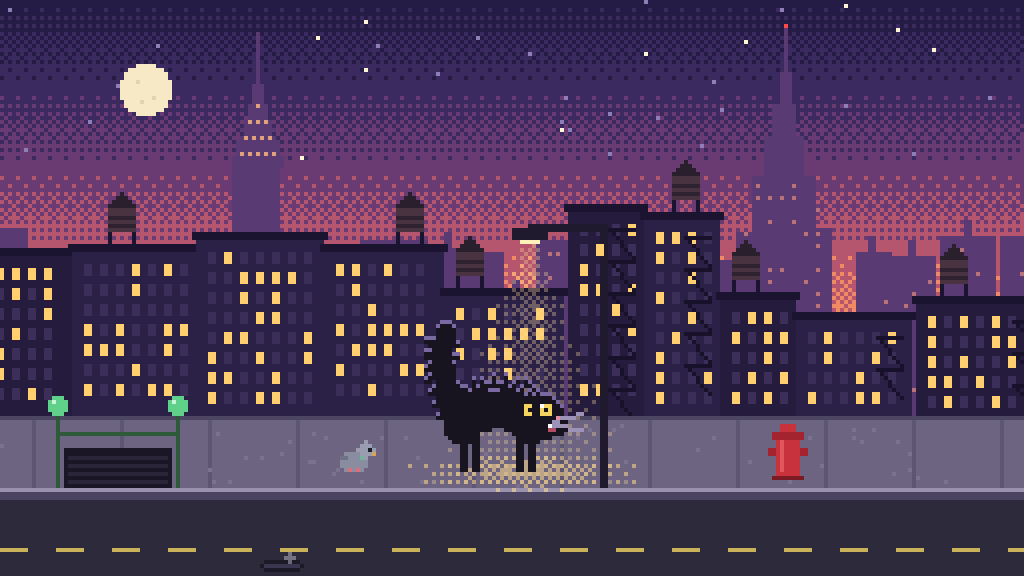
Frame 1 (no input)
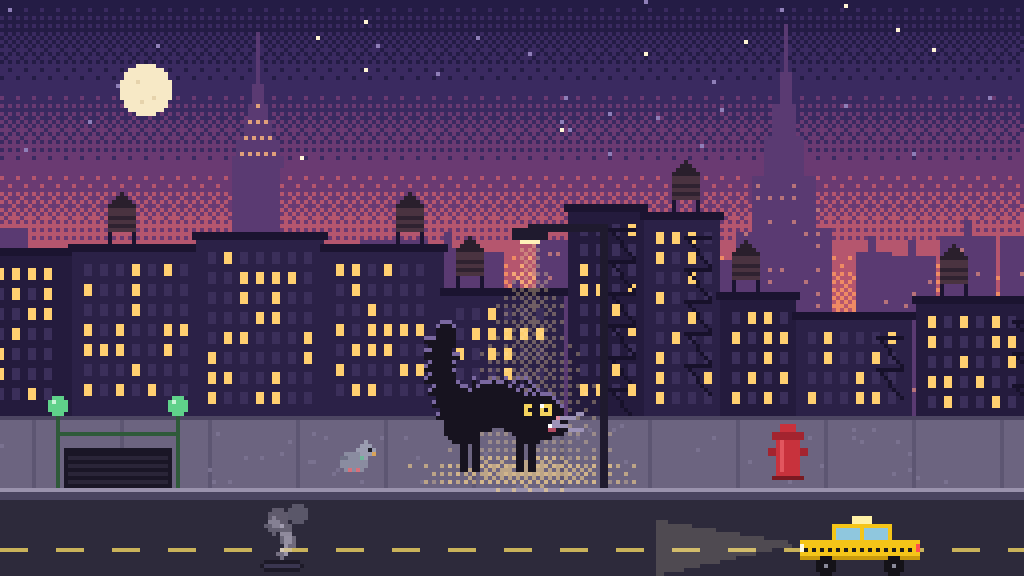
Frame 60 (no input)
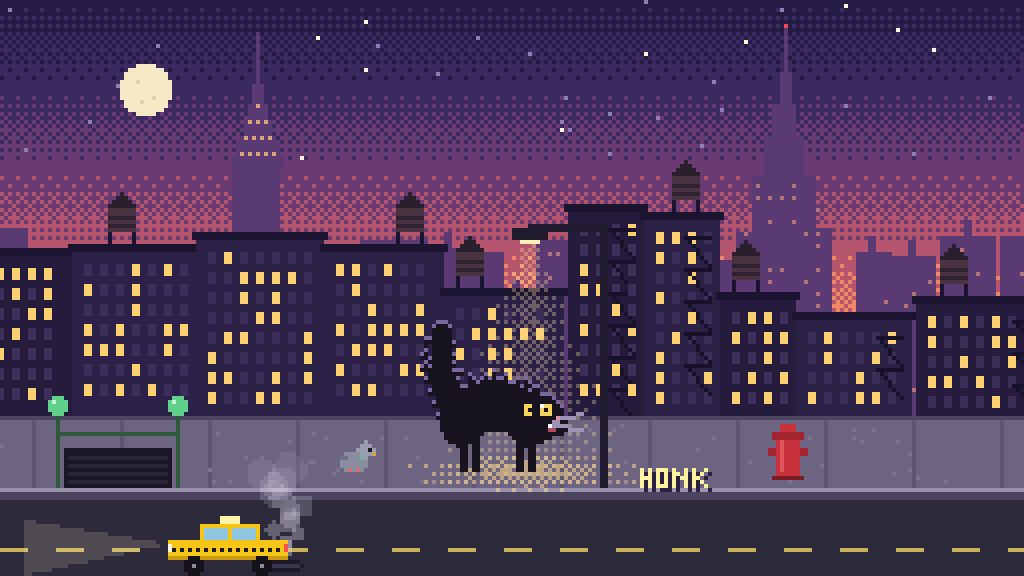
Frame 120 (the mouse pressed at the canvas centre since frame 60)

The p5.js sketch that drew these frames (run headless with seeded random() and noise() and a simulated clock; from frame 60 on, the mouse is pressed at the canvas centre):

// p5.js sketch
// ── sketch.js
// Sesame — a small black cat whose fur tells you how it feels about where it is.
// p5.js port: 256×144 low-res canvas, scaled up with noSmooth() + pixelated CSS.
// Controls: 1–4 or ←/→ switch scenes, Space toggles the auto tour.

const W = 256, H = 144;
const DWELL = 10;          // seconds per scene while touring
const TRANS_DUR = 0.9;     // dissolve length in seconds
const RM = window.matchMedia && matchMedia('(prefers-reduced-motion: reduce)').matches;

let g;                     // current draw target (a p5.Graphics)
let ALPHA = 1;             // global alpha for pixel fills
let bufA, bufB;            // offscreen buffers for the dissolve
let THR;                   // per-pixel dissolve thresholds
const BG = {};
let fireGlow;

/* ---------- pixel primitives ---------- */
const rd = Math.round;
const colCache = {};
function rgb(c) {
  let v = colCache[c];
  if (!v) { const n = parseInt(c.slice(1), 16); v = colCache[c] = [n >> 16, n >> 8 & 255, n & 255]; }
  return v;
}
// p5's fill() builds a color object each call, so skip it when nothing changed
function F(c) {
  const k = c + '|' + ALPHA;
  if (g._sesFill === k) return;
  g._sesFill = k;
  const v = rgb(c);
  g.fill(v[0], v[1], v[2], ALPHA * 255);
}
function R(x, y, w, h, c) { if (c) F(c); g.rect(rd(x), rd(y), w, h); }
function P(x, y, c) { R(x, y, 1, 1, c); }
function disc(cx, cy, r, c) {
  F(c); const x0 = rd(cx), y0 = rd(cy), rr = (r + .5) * (r + .5), ri = Math.ceil(r);
  for (let dy = -ri; dy <= ri; dy++) { const q = rr - dy * dy; if (q < 0) continue; const hw = Math.floor(Math.sqrt(q)); g.rect(x0 - hw, y0 + dy, hw * 2 + 1, 1); }
}
function ell(cx, cy, rx, ry, c) {
  F(c); const x0 = rd(cx), y0 = rd(cy), ri = rd(ry);
  for (let dy = -ri; dy <= ri; dy++) { const k = dy / (ry + .5), q = 1 - k * k; if (q < 0) continue; const hw = rd(rx * Math.sqrt(q)); g.rect(x0 - hw, y0 + dy, hw * 2 + 1, 1); }
}
function tri(x1, y1, x2, y2, x3, y3, c) {
  F(c); const p = [[x1, y1], [x2, y2], [x3, y3]];
  const y0 = Math.floor(Math.min(y1, y2, y3)), yE = Math.ceil(Math.max(y1, y2, y3));
  for (let y = y0; y < yE; y++) {
    const sy = y + .5; let lo = 1e9, hi = -1e9;
    for (let i = 0; i < 3; i++) {
      const [ax, ay] = p[i], [bx, by] = p[(i + 1) % 3];
      if ((sy >= ay && sy < by) || (sy >= by && sy < ay)) { const x = ax + (sy - ay) * (bx - ax) / (by - ay); if (x < lo) lo = x; if (x > hi) hi = x; }
    }
    if (lo <= hi) { const a = rd(lo), b = rd(hi); g.rect(a, y, Math.max(1, b - a), 1); }
  }
}
// Bresenham line (named ln so it doesn't shadow p5's line())
function ln(x0, y0, x1, y1, c) {
  F(c); x0 = rd(x0); y0 = rd(y0); x1 = rd(x1); y1 = rd(y1);
  let dx = Math.abs(x1 - x0), sx = x0 < x1 ? 1 : -1, dy = -Math.abs(y1 - y0), sy = y0 < y1 ? 1 : -1, e = dx + dy;
  for (let i = 0; i < 300; i++) {
    g.rect(x0, y0, 1, 1); if (x0 === x1 && y0 === y1) break;
    const e2 = 2 * e; if (e2 >= dy) { e += dy; x0 += sx; } if (e2 <= dx) { e += dx; y0 += sy; }
  }
}
const qb = (a, b, c, t) => { const u = 1 - t; return u * u * a + 2 * u * t * b + t * t * c; };
function tube(x0, y0, x1, y1, x2, y2, r0, r1, c, n = 14) { for (let i = 0; i <= n; i++) { const t = i / n; disc(qb(x0, x1, x2, t), qb(y0, y1, y2, t), r0 + (r1 - r0) * t, c); } }
const BY = [[0, 8, 2, 10], [12, 4, 14, 6], [3, 11, 1, 9], [15, 7, 13, 5]];
const bay = (x, y) => (BY[y & 3][x & 3] + .5) / 16;
// Ordered-dither gradient, written straight into the pixel array
function bands(cols, y0, y1) {
  g.loadPixels(); const px = g.pixels;
  for (let y = y0; y < y1; y++) {
    const f = (y - y0) / (y1 - y0) * (cols.length - 1), i = Math.min(cols.length - 2, Math.floor(f)), fr = f - i;
    const ca = rgb(cols[i]), cb = rgb(cols[i + 1]);
    for (let x = 0; x < W; x++) {
      const v = bay(x, y) < fr ? cb : ca, j = 4 * (y * W + x);
      px[j] = v[0]; px[j + 1] = v[1]; px[j + 2] = v[2]; px[j + 3] = 255;
    }
  }
  g.updatePixels();
}
function glowE(rx, ry, col, pow = 2) {
  const gr = createGraphics(rx * 2, ry * 2); gr.pixelDensity(1); gr.loadPixels();
  const v = rgb(col), w = rx * 2;
  for (let yy = 0; yy < ry * 2; yy++) for (let xx = 0; xx < w; xx++) {
    const d = Math.hypot((xx - rx + .5) / rx, (yy - ry + .5) / ry);
    if (d < 1 && bay(xx, yy) < Math.pow(1 - d, pow) * 1.1) { const j = 4 * (yy * w + xx); gr.pixels[j] = v[0]; gr.pixels[j + 1] = v[1]; gr.pixels[j + 2] = v[2]; gr.pixels[j + 3] = 255; }
  }
  gr.updatePixels(); return gr;
}
function rng(s) { return () => { s |= 0; s = s + 0x6D2B79F5 | 0; let t = Math.imul(s ^ s >>> 15, 1 | s); t = t + Math.imul(t ^ t >>> 7, 61 | t) ^ t; return ((t ^ t >>> 14) >>> 0) / 4294967296; }; }
const hash = n => { const s = Math.sin(n * 127.1 + 311.7) * 43758.5453; return s - Math.floor(s); };
const clamp = (v, a, b) => v < a ? a : v > b ? b : v;
const ss = (a, b, x) => { const t = clamp((x - a) / (b - a), 0, 1); return t * t * (3 - 2 * t); };
function mixHex(a, b, t) {
  const pa = rgb(a), pb = rgb(b);
  return '#' + ((1 << 24) | (rd(lerp(pa[0], pb[0], t)) << 16) | (rd(lerp(pa[1], pb[1], t)) << 8) | rd(lerp(pa[2], pb[2], t))).toString(16).slice(1);
}
function mk() { const b = createGraphics(W, H); b.pixelDensity(1); b.noSmooth(); b.noStroke(); return b; }

/* tiny bitmap glyphs */
const G = {
  H: ['101', '101', '111', '101', '101'], O: ['111', '101', '101', '101', '111'], N: ['1001', '1101', '1011', '1001', '1001'], K: ['1001', '1010', '1100', '1010', '1001'],
  '!': ['1', '1', '1', '0', '1'], heart: ['01010', '11111', '11111', '01110', '00100'], note: ['0110', '0101', '0100', '1100', '1100'],
  check: ['00001', '00011', '10110', '11100', '01000']
};
function glyph(k, x, y, c, s = 1) {
  const rows = G[k]; F(c);
  for (let j = 0; j < rows.length; j++) for (let i = 0; i < rows[j].length; i++) if (rows[j][i] === '1') g.rect(rd(x) + i * s, rd(y) + j * s, s, s);
  return rows[0].length * s;
}
function pixText(str, x, y, c) { let cx = x; for (const ch of str) cx += glyph(ch, cx, y, c) + 1; }

/* ---------- Sesame ---------- */
const CAT = '#17131f', EYE = '#f4d35e', NOSE = '#e58fa0', EARPK = '#4a2638', WHISK = '#9d93b8', BLUSH = '#c9607c', GLASS = '#d8b36a';
function eye(type, x, y) {
  switch (type) {
    case 'open': R(x, y, 3, 2, EYE); R(x + 1, y, 1, 2, CAT); break;
    case 'half': R(x, y + 1, 3, 1, EYE); P(x + 1, y + 1, CAT); break;
    case 'closed': R(x, y + 1, 3, 1, WHISK); break;
    case 'happy': P(x, y + 1, WHISK); P(x + 1, y, WHISK); P(x + 2, y + 1, WHISK); break;
    case 'content': P(x, y, WHISK); P(x + 1, y + 1, WHISK); P(x + 2, y, WHISK); break;
  }
}
function face(hx, hy, o) {
  const lx = o.lookX || 0, ey = hy - 1;
  const [el, er] = Array.isArray(o.eyes) ? o.eyes : [o.eyes, o.eyes];
  eye(o.blink ? 'closed' : el, hx - 4 + lx, ey); eye(o.blink ? 'closed' : er, hx + 2 + lx, ey);
  P(hx + lx, hy + 2, NOSE); P(hx + lx - 1, hy + 3, o.mouth || WHISK); P(hx + lx + 1, hy + 3, o.mouth || WHISK);
  ln(hx - 5, hy + 2, hx - 10, hy + 1, WHISK); ln(hx - 5, hy + 3, hx - 10, hy + 4, WHISK);
  ln(hx + 5, hy + 2, hx + 10, hy + 1, WHISK); ln(hx + 5, hy + 3, hx + 10, hy + 4, WHISK);
  if (o.blush) { R(hx - 6 + lx, hy + 1, 2, 1, BLUSH); R(hx + 5 + lx, hy + 1, 2, 1, BLUSH); }
  if (o.glasses) {
    const fr = (x0, y0) => { R(x0, y0, 5, 1, GLASS); R(x0, y0 + 3, 5, 1, GLASS); R(x0, y0, 1, 4, GLASS); R(x0 + 4, y0, 1, 4, GLASS); };
    fr(hx - 5 + lx, ey - 1); fr(hx + 1 + lx, ey - 1); P(hx + lx, ey, GLASS); P(hx - 6 + lx, ey, GLASS); P(hx + 6 + lx, ey, GLASS);
    if (o.reflect) { P(hx - 4 + lx, ey, '#4f7cb0'); P(hx - 2 + lx, ey, '#7fd1b9'); P(hx + 2 + lx, ey, '#4f7cb0'); P(hx + 4 + lx, ey, '#7fd1b9'); }
    if (o.glint != null) { const gi = rd(o.glint * 10); const gx = hx - 4 + lx + gi + (gi > 2 ? 3 : 0); if (gi <= 5) P(gx > hx + 4 + lx ? hx + 4 + lx : gx, ey, '#ffffff'); }
  }
}
function earsUp(hx, hy, c, r, et = 0) {
  tri(hx - r, hy - 1, hx - 1, hy - r + 1, hx - r + 1 - et, hy - r - 5, c);
  tri(hx + 1, hy - r + 1, hx + r, hy - 1, hx + r - 1, hy - r - 5, c);
}
function innerEars(hx, hy, r, et = 0) {
  tri(hx - r + 1, hy - 3, hx - 2, hy - r + 1, hx - r + 1.5 - et, hy - r - 2, EARPK);
  tri(hx + 2, hy - r + 1, hx + r - 1, hy - 3, hx + r - 1.5, hy - r - 2, EARPK);
}

function sitCat(x, y, o) {
  const hx = x + (o.headDX || 0) + (o.sway || 0), hy = y - 20 + (o.headDY || 0), tw = o.tailWave || 0, et = o.earTwitch || 0;
  const pw = o.paws || [0, 0], py = o.pawY != null ? o.pawY : y - 1, tc = o.tailCurl || 0;
  const sil = (c, ox, oy) => {
    tube(x + 5 + ox, y - 3 + oy, x + 15 + ox, y - 1 + oy, x + 14 + tw + ox, y - 13 + oy, 1.1, 1, c);
    if (tc) disc(x + 13 + tw - tc + ox, y - 15 + oy, 1, c);
    ell(x + ox, y - 8 + oy, 7, 8, c); ell(x - 5 + ox, y - 3 + oy, 4, 3, c); ell(x + 5 + ox, y - 3 + oy, 4, 3, c);
    ell(x - 3 + ox, py + pw[0] + oy, 2, 1, c); ell(x + 3 + ox, py + pw[1] + oy, 2, 1, c);
    disc(hx + ox, hy + oy, 6, c); ell(hx + ox, hy + 2 + oy, 7, 3, c); earsUp(hx + ox, hy + oy, c, 6, et);
  };
  for (const [dx, dy, col] of o.rims) sil(col, dx, dy);
  sil(CAT, 0, 0); innerEars(hx, hy, 6, et); face(hx, hy, o);
  return { hx, hy };
}

function lieCat(x, y, o) {
  const b = o.breath || 0, hx = x + 12, hy = y - 8 + (b > .6 ? 1 : 0), tw = o.tailWave || 0, et = o.earTwitch || 0;
  const sil = (c, ox, oy) => {
    tube(x - 10 + ox, y - 3 + oy, x - 21 + ox, y + oy, x - 24 + tw + ox, y - 6 + oy, 1.1, .9, c);
    ell(x + ox, y - 5 + oy, 12, 4.5 + b * .7, c); ell(x - 7 + ox, y - 6 + oy, 5, 4.5 + b * .5, c);
    ell(x + 14 + ox, y - 1 + oy, 4, 1, c);
    disc(hx + ox, hy + oy, 5, c); ell(hx + ox, hy + 2 + oy, 6, 2.5, c); earsUp(hx + ox, hy + oy, c, 5, et);
  };
  for (const [dx, dy, col] of o.rims) sil(col, dx, dy);
  sil(CAT, 0, 0); innerEars(hx, hy, 5, et); face(hx, hy, o);
  return { hx, hy };
}

// Halloween-cat pose: arched back, bottle-brush tail, fur spikes scaled by `puff`
function archCat(x, y, o) {
  const p = o.puff, a = o.arch, jit = o.jit, tb = o.tb || 0, hx = x + 11, hy = y - 14;
  const ay = u => y - 12 - 5 * a * Math.sin(Math.PI * u);
  const br = 3.5 + p * 1.5;
  const sil = (c, ox, oy) => {
    const tr0 = 1.4 + p * 1.6, tr1 = 1.1 + p * 1.3;
    tube(x - 9 + ox, y - 14 + oy, x - 16 + ox, y - 22 + oy, x - 13 + tb + ox, y - 35 + oy, tr0, tr1, c);
    for (const lx of [-9, -6, 5, 8]) R(x + lx + ox, y - 12 + oy, 2, 12, c);
    for (let i = 0; i <= 8; i++) { const u = i / 8; disc(x - 9 + 17 * u + ox, ay(u) + oy, br, c); }
    disc(hx + ox, hy + oy, 5, c); ell(hx + 1 + ox, hy + 2 + oy, 5, 2.5, c);
    tri(hx - 3 + ox, hy - 3 + oy, hx + 1 + ox, hy - 4 + oy, hx - 9 + ox, hy - 7 + oy, c);
    tri(hx + ox, hy - 4 + oy, hx + 4 + ox, hy - 3 + oy, hx - 5 + ox, hy - 9 + oy, c);
    if (p > .05) {
      for (let i = 1; i < 12; i++) {
        const u = i / 12, bx = x - 9 + 17 * u, by = ay(u), d = -5 * a * Math.PI * Math.cos(Math.PI * u), L = Math.hypot(17, d);
        const nx = d / L, ny = -17 / L, tx = 17 / L, ty = d / L, len = br + 1 + p * (2 + jit[i] * 2.2);
        tri(bx + nx * br - tx * 1.7 + ox, by + ny * br - ty * 1.7 + oy, bx + nx * br + tx * 1.7 + ox, by + ny * br + ty * 1.7 + oy, bx + nx * len + ox, by + ny * len + oy, c);
      }
      for (let k = 1; k <= 7; k++) {
        const t = k / 8, cx = qb(x - 9, x - 16, x - 13 + tb, t), cy = qb(y - 14, y - 22, y - 35, t);
        const dx = 2 * (1 - t) * (-7) + 2 * t * (3 + tb), dy = 2 * (1 - t) * (-8) + 2 * t * (-13), L = Math.hypot(dx, dy), nx = dy / L, ny = -dx / L, r = lerp(tr0, tr1, t);
        for (const s of [1, -1]) {
          const len = r + 1 + p * (1.5 + jit[(k * 3 + (s > 0 ? 1 : 2)) % 12] * 2);
          tri(cx + s * nx * r - dx / L * 1.4 + ox, cy + s * ny * r - dy / L * 1.4 + oy, cx + s * nx * r + dx / L * 1.4 + ox, cy + s * ny * r + dy / L * 1.4 + oy, cx + s * nx * len + ox, cy + s * ny * len + oy, c);
        }
      }
      for (let i = 0; i < 4; i++) { const bx = x - 6 + i * 4; tri(bx - 1.5 + ox, ay(.2 + i * .2) + br - 1 + oy, bx + 1.5 + ox, ay(.2 + i * .2) + br - 1 + oy, bx + ox, ay(.2 + i * .2) + br + 1 + p * 1.5 + oy, c); }
    }
  };
  for (const [dx, dy, col] of o.rims) sil(col, dx, dy);
  sil(CAT, 0, 0);
  R(hx - 4, hy - 3, 2, 3, EYE); P(hx - 3, hy - 2, CAT);
  R(hx, hy - 3, 3, 3, EYE); P(hx + 1, hy - 2, CAT); P(hx, hy - 3, '#ffffff');
  P(hx + 4, hy, NOSE); R(hx + 2, hy + 2, 2, 2, '#b24a62'); P(hx + 2, hy + 2, '#ffffff');
  ln(hx + 3, hy + 1, hx + 10, hy - 1, WHISK); ln(hx + 3, hy + 2, hx + 10, hy + 3, WHISK);
  return { hx, hy };
}

/* ---------- supporting cast ---------- */
function dog(x, y, o) {
  const TAN = '#d49a5b', LT = '#f1d5a8', DK = '#8b5a32', OUT = '#3a2414';
  tube(x + 6, y - 3, x + 12, y - 4, x + 13 + o.wag * 3, y - 10, 1.5, 1, TAN);
  ell(x, y - 8, 8, 8, TAN); ell(x, y - 7, 4, 6, LT); ell(x - 5, y - 1, 3, 1.5, TAN); ell(x + 5, y - 1, 3, 1.5, TAN);
  ell(x + 1, y - 8, 4, 3, '#b8682e'); P(x + 1, y - 8, OUT); ln(x + 4, y - 10, x + 11, y - 15, '#7a4520'); R(x + 11, y - 17, 2, 2, '#7a4520');
  ell(x - 1, y - 9 + o.strum, 2, 1.5, TAN); ell(x + 9, y - 13, 1.5, 1.5, TAN);
  const hx = x + o.bob, hy = y - 21;
  disc(hx, hy, 7, TAN); ell(hx, hy + 3, 4, 3, LT);
  ell(hx - 7, hy + 1 + (o.bob ? 1 : 0), 2.5, 5, DK); ell(hx + 7, hy + 1 + (o.bob ? 0 : 1), 2.5, 5, DK);
  P(hx - 3, hy - 3, LT); P(hx + 3, hy - 3, LT);
  if (o.happy) { P(hx - 4, hy - 1, OUT); P(hx - 3, hy - 2, OUT); P(hx - 2, hy - 1, OUT); P(hx + 2, hy - 1, OUT); P(hx + 3, hy - 2, OUT); P(hx + 4, hy - 1, OUT); }
  else { R(hx - 3, hy - 2, 1, 2, OUT); R(hx + 3, hy - 2, 1, 2, OUT); }
  R(hx - 1, hy + 1, 3, 2, OUT); P(hx, hy + 3, OUT); R(hx, hy + 4, 2, 2, '#e7708a');
  return { hx, hy };
}
function bunny(x, y, o) {
  const WH = '#efeaf3', SH = '#c7bfd6', PK = '#f0a0b4';
  disc(x - 6, y - 3, 2, WH);
  ell(x, y - 6, 6, 6, WH); ell(x - 3, y - 5, 3, 4, SH);
  ell(x - 3, y, 2.5, 1, WH); ell(x + 3, y, 2.5, 1, WH);
  const ef = o.earFlop;
  ell(x - 3, y - 27, 1.5, 6, WH); ell(x - 3, y - 27, .5, 4, PK);
  ell(x + 3, y - 24, 1.5, 3, WH); ell(x + 6 + ef, y - 28, 3, 1.5, WH); P(x + 6 + ef, y - 28, PK);
  disc(x, y - 16, 5, WH);
  if (o.happy) { P(x - 3, y - 17, '#2a2233'); P(x - 2, y - 18, '#2a2233'); P(x - 1, y - 17, '#2a2233'); P(x + 1, y - 17, '#2a2233'); P(x + 2, y - 18, '#2a2233'); P(x + 3, y - 17, '#2a2233'); }
  else { R(x - 2, y - 18, 1, 2, '#2a2233'); R(x + 2, y - 18, 1, 2, '#2a2233'); }
  P(x, y - 15, PK); P(x - 4, y - 14, '#f6c1cf'); P(x + 4, y - 14, '#f6c1cf');
  ln(x + 4, y - 9, x + 30, y - 12, '#7a5230'); ell(x + 4, y - 9, 1.5, 1, WH);
  if (o.mallow) R(x + 30, y - 14, 3, 3, o.mallow);
}
function bird(x, y) { disc(x, y - 3, 2.5, '#5aa9e6'); R(x - 2, y - 3, 2, 1, '#3b7fc0'); P(x + 3, y - 3, '#f2a33a'); P(x + 1, y - 4, '#1c2333'); P(x, y - 1, '#cfe8fb'); P(x, y, '#f2a33a'); }
function butterfly(x, y, open, c1, c2) {
  R(x, y - 1, 1, 3, '#3a2a3a');
  if (open) { R(x - 2, y - 2, 2, 2, c1); R(x + 1, y - 2, 2, 2, c1); R(x - 2, y, 2, 1, c2); R(x + 1, y, 2, 1, c2); }
  else { R(x - 1, y - 2, 1, 2, c1); R(x + 1, y - 2, 1, 2, c1); }
}
function taxi(x, y, dir) {
  const X = rd(x);
  g.push();
  if (dir < 0) { g.translate(X * 2 + 30, 0); g.scale(-1, 1); }
  const Y = '#f5c518';
  ALPHA = .16; tri(X + 30, y - 7, X + 66, y - 13, X + 66, y + 1, '#fff3c0'); ALPHA = 1;
  R(X, y - 8, 30, 5, Y); R(X, y - 4, 30, 1, '#c99a0c'); R(X + 7, y - 12, 15, 4, Y); R(X + 8, y - 11, 6, 3, '#8fc7de'); R(X + 15, y - 11, 6, 3, '#8fc7de');
  R(X + 12, y - 14, 5, 2, '#fff1a6'); for (let i = 0; i < 30; i += 2) P(X + i, y - 6, '#1b1b1b');
  R(X + 29, y - 7, 1, 2, '#fffbe0'); R(X, y - 7, 1, 2, '#ff4d4d');
  disc(X + 6, y - 2, 2, '#141218'); disc(X + 23, y - 2, 2, '#141218'); P(X + 6, y - 2, '#8a8a99'); P(X + 23, y - 2, '#8a8a99');
  g.pop();
  g._sesFill = ''; // pop() restored the old fill, so drop the cache
}
function fire(x, y, t) {
  R(x - 9, y - 2, 18, 2, '#4a2f1c'); ln(x - 8, y, x + 7, y - 4, '#5e3b22'); ln(x - 7, y - 4, x + 8, y, '#5e3b22');
  for (const [col, s] of [['#d8431f', 1], ['#ff8f2e', .72], ['#ffd25a', .46], ['#fff3b8', .22]])
    for (let i = -3; i <= 3; i++) {
      const fx = x + i * 2.4 * s + Math.sin(t * 4 + i * 2) * 1.2 * s, h = (13 + 5 * Math.sin(t * 8 + i * 1.9) + 3 * Math.sin(t * 13.7 + i * 3.1)) * s * (1 - Math.abs(i) / 4.5), w = 3 * s + 1;
      tri(fx - w, y - 1, fx + w, y - 1, fx + Math.sin(t * 6 + i) * 2 * s, y - 1 - h - 4 * s, col);
    }
  for (let k = -3; k <= 3; k++) { disc(x + k * 4, y + 1 + (k & 1), 1.5, '#5a5664'); P(x + k * 4 - 1, y + (k & 1), '#8a8696'); }
}

/* ---------- backgrounds (rendered once in setup) ---------- */
let cityWins = [];
function genCity() {
  g = mk(); const r = rng(7);
  bands(['#241c45', '#3a2a60', '#6a3a72', '#b5566e', '#ef8a64', '#f7b27a'], 0, 104);
  for (let i = 0; i < 34; i++) P(r() * W | 0, r() * 40 | 0, r() < .3 ? '#fff4d6' : '#8f7fb8');
  disc(36, 22, 6, '#f7e9c6'); P(34, 20, '#e6d3ac'); P(38, 24, '#e6d3ac'); P(35, 25, '#e6d3ac');
  const FAR = '#5a3a72', FW = '#b8737a';
  let fx = -2;
  while (fx < W) {
    const w = 6 + (r() * 12 | 0), h = 18 + (r() * 30 | 0); R(fx, 104 - h, w, h, FAR); if (r() < .3) R(fx + (w >> 1) - 1, 104 - h - 4, 2, 4, FAR);
    for (let yy = 104 - h + 3; yy < 100; yy += 3) for (let xx = fx + 1; xx < fx + w - 1; xx += 2) if (r() < .12) P(xx, yy, FW);
    fx += w + (r() * 3 | 0) - 1;
  }
  // Chrysler-ish spire
  const cx = 64; R(cx - 6, 40, 12, 64, FAR); for (let k = 0; k < 5; k++) ell(cx, 40 - k * 4, (12 - k * 2.4) / 2, 3, FAR); R(cx, 8, 1, 20, FAR);
  for (let k = 0; k < 4; k++) { const w = 10 - k * 2.4; for (let i = -w / 2 + 1; i < w / 2; i += 2) P(cx + i, 38 - k * 4, '#e0a07a'); }
  // Empire-ish stack
  const ex = 196; R(ex - 12, 58, 24, 46, FAR); R(ex - 8, 44, 16, 14, FAR); R(ex - 5, 34, 10, 10, FAR); R(ex - 3, 26, 6, 8, FAR); R(ex - 1, 18, 3, 8, FAR); R(ex, 6, 1, 12, FAR);
  for (let yy = 46; yy < 100; yy += 3) for (let xx = ex - 10; xx <= ex + 10; xx += 3) if (r() < .3) P(xx, yy, FW);
  cityWins = []; let mx = -4;
  while (mx < W) {
    const w = 18 + (r() * 18 | 0), h = 26 + (r() * 34 | 0), top = 104 - h; R(mx, top, w, h, r() < .5 ? '#2b2147' : '#241b3d'); R(mx - 1, top, w + 2, 2, '#1b1430');
    for (let wy = top + 5; wy < 100; wy += 5) for (let wx = mx + 3; wx < mx + w - 3; wx += 4) { const lit = r() < .38; R(wx, wy, 2, 3, lit ? '#ffcf70' : '#3b2f5a'); cityWins.push([wx, wy, lit]); }
    if (r() < .55 && w > 16) { // water tower
      const tx = mx + 3 + (r() * (w - 12) | 0); R(tx, top - 3, 1, 3, '#1b1430'); R(tx + 6, top - 3, 1, 3, '#1b1430'); R(tx, top - 9, 7, 6, '#4a3340');
      R(tx, top - 7, 7, 1, '#2f2230'); R(tx, top - 5, 7, 1, '#2f2230'); tri(tx - 1, top - 9, tx + 8, top - 9, tx + 3.5, top - 13, '#2a1f2c');
    }
    if (r() < .4) { const fx2 = mx + w - 9; for (let yy = top + 6; yy < 98; yy += 8) { R(fx2, yy, 7, 1, '#17112a'); ln(fx2, yy, fx2 + 6, yy + 7, '#17112a'); } }
    mx += w + (r() * 2 | 0);
  }
  // sidewalk, curb, road
  R(0, 104, W, 18, '#6c6480'); R(0, 104, W, 1, '#4d4662'); for (let xx = 8; xx < W; xx += 22) R(xx, 105, 1, 17, '#5d5672');
  for (let i = 0; i < 60; i++) P(r() * W, 106 + r() * 15, '#7a7290');
  R(0, 122, W, 1, '#9a92ad'); R(0, 123, W, 2, '#4a4460'); R(0, 125, W, 19, '#2d2a3b');
  for (let xx = 0; xx < W; xx += 14) R(xx, 137, 7, 1, '#c9b25a');
  ell(70, 141, 5, 1, '#1d1a28'); R(66, 141, 9, 1, '#3a3650');
  // subway entrance
  R(16, 112, 27, 10, '#1a1626'); for (let yy = 114; yy < 122; yy += 2) R(17, yy, 25, 1, '#2a2538');
  R(14, 108, 1, 14, '#2f5a3a'); R(44, 108, 1, 14, '#2f5a3a'); R(14, 108, 31, 1, '#2f5a3a');
  R(14, 103, 1, 6, '#2f5a3a'); R(44, 103, 1, 6, '#2f5a3a'); disc(14, 101, 2, '#5fd18a'); disc(44, 101, 2, '#5fd18a'); P(13, 100, '#c9f5d8'); P(43, 100, '#c9f5d8');
  // hydrant
  R(194, 110, 6, 9, '#c8323c'); R(193, 108, 8, 2, '#a3242f'); R(195, 106, 4, 2, '#c8323c'); R(192, 112, 2, 2, '#a3242f'); R(200, 112, 2, 2, '#a3242f'); R(193, 119, 8, 1, '#7a1a22'); R(195, 110, 1, 8, '#e2565e');
  // streetlight cone + pool
  ALPHA = .32; F('#ffe0a0');
  for (let yy = 61; yy < 121; yy++) {
    const half = 2 + (yy - 61) * .45;
    for (let xx = Math.floor(132 - half); xx <= 132 + half; xx++) { const a = (1 - Math.abs(xx - 132) / half) * .75 * (1 - (yy - 61) / 90); if (bay(xx, yy) < a) g.rect(xx, yy, 1, 1); }
  }
  ALPHA = 1;
  g.tint(255, .55 * 255); g.image(glowE(34, 6, '#ffd98c', 1.5), 132 - 34, 118 - 6); g.noTint();
  R(150, 56, 2, 66, '#1f1a2e'); R(132, 56, 19, 2, '#1f1a2e'); R(128, 57, 9, 3, '#1f1a2e'); R(130, 60, 5, 1, '#fff1b8');
  BG.city = g;
}

let meadowBlades = [], meadowFlowers = [];
function genNature() {
  g = mk(); const r = rng(21);
  bands(['#6fbfef', '#8fd0f2', '#b6e2ef', '#d9f0e6'], 0, 92);
  disc(212, 26, 11, '#ffe98f'); disc(212, 26, 9, '#fff4bd');
  for (let xx = 0; xx < W; xx++) { const h1 = rd(72 + Math.sin(xx * .03) * 5 + Math.sin(xx * .071 + 1) * 3); R(xx, h1, 1, 40, '#a8d2bf'); }
  for (let xx = 0; xx < W; xx++) { const h2 = rd(86 + Math.sin(xx * .045 + 2) * 4 + Math.sin(xx * .11) * 2); R(xx, h2, 1, 30, '#86c09a'); }
  const tree = (tx) => { const ty = rd(86 + Math.sin(tx * .045 + 2) * 4 + Math.sin(tx * .11) * 2); R(tx, ty - 5, 2, 7, '#6a4a35'); disc(tx + 1, ty - 9, 5, '#5fa877'); disc(tx - 3, ty - 7, 4, '#5fa877'); disc(tx + 5, ty - 7, 4, '#5fa877'); disc(tx, ty - 11, 2, '#79bf88'); };
  [18, 30, 96, 176, 236, 248].forEach(tree);
  bands(['#8fd07a', '#7cc46a', '#68b55c', '#5aa652'], 96, H);
  for (let xx = 0; xx < W; xx++) { const t = rd(96 + Math.sin(xx * .09) * 1.2); R(xx, t, 1, 2, '#9ad883'); }
  // pond
  ell(52, 124, 22, 5, '#4e9c6a'); ell(52, 123, 21, 4.5, '#5fb9d6'); ell(52, 122, 18, 3, '#79cde4'); ell(44, 124, 3, 1, '#4f9a5a'); P(45, 123, '#f59ac0');
  for (let i = 0; i < 70; i++) { const fx = r() * W | 0, fy = 100 + (r() * 42 | 0); if (fx > 22 && fx < 82 && fy > 116 && fy < 131) continue; P(fx, fy, ['#ffffff', '#ffd84f', '#f59ac0', '#c79bf0'][i % 4]); if (i % 3 === 0) P(fx, fy + 1, '#4f9a50'); }
  meadowBlades = [];
  for (let i = 0; i < 190; i++) { const bx = r() * W, by = 98 + r() * 46; if (bx > 24 && bx < 80 && by > 117 && by < 130) continue; meadowBlades.push({ x: bx, y: by, h: 2 + r() * 5, c: ['#4f9a50', '#6cbb5e', '#3f8a46'][i % 3] }); }
  meadowBlades.sort((a, b) => a.y - b.y);
  meadowFlowers = []; for (let i = 0; i < 9; i++) meadowFlowers.push({ x: 90 + r() * 160, y: 128 + r() * 14, h: 8 + r() * 5, c: ['#ffd84f', '#f59ac0', '#ffffff', '#c79bf0'][i % 4] });
  BG.nature = g;
}

let screenLines = [];
function genOffice() {
  g = mk(); const r = rng(5);
  R(0, 0, W, 96, '#93a9a6'); for (let xx = 0; xx < W; xx += 8) R(xx, 0, 1, 69, '#8ba29f');
  R(0, 70, W, 26, '#7c918f'); R(0, 69, W, 2, '#e7e0d2'); for (let xx = 10; xx < W; xx += 40) R(xx, 74, 30, 18, '#73888a');
  R(0, 96, W, 48, '#7a5a42'); for (let yy = 100; yy < H; yy += 6) R(0, yy, W, 1, '#6b4d37'); R(0, 95, W, 2, '#e7e0d2');
  // window with skyline
  R(12, 12, 60, 52, '#ece6da');
  for (let yy = 15; yy < 61; yy++) { const f = (yy - 15) / 46; for (let xx = 15; xx < 69; xx++) P(xx, yy, bay(xx, yy) < f ? '#d4ecf3' : '#a9dcf2'); }
  let bx = 15; while (bx < 69) { const w = 4 + (r() * 6 | 0), h = 10 + (r() * 18 | 0); R(bx, 61 - h, Math.min(w, 69 - bx), h, '#a9bfd2'); bx += w; }
  bx = 15;
  while (bx < 69) {
    const w = 5 + (r() * 7 | 0), h = 6 + (r() * 12 | 0); R(bx, 61 - h, Math.min(w, 69 - bx), h, '#8ea8bf');
    for (let yy = 61 - h + 2; yy < 60; yy += 3) for (let xx = bx + 1; xx < Math.min(bx + w, 69) - 1; xx += 2) P(xx, yy, '#c4d6e4'); bx += w;
  }
  R(41, 15, 2, 46, '#ece6da'); R(15, 37, 54, 2, '#ece6da'); R(10, 63, 64, 3, '#ddd5c6');
  // fish poster, clock face, bookshelf
  R(176, 24, 26, 20, '#5b4636'); R(178, 26, 22, 16, '#d9ecf2'); ell(189, 34, 5, 2.5, '#f08a5a'); tri(182, 34, 178, 31, 178, 37, '#f08a5a'); P(192, 33, '#2a2233'); P(186, 32, '#f7b08a');
  disc(132, 30, 8, '#3b3f4a'); disc(132, 30, 7, '#f2efe8'); for (let k = 0; k < 12; k++) { const a = k * Math.PI / 6; P(132 + Math.cos(a) * 5.6, 30 + Math.sin(a) * 5.6, '#9aa0ad'); }
  R(216, 40, 34, 56, '#6b4a33'); R(218, 42, 30, 52, '#4e3524'); R(216, 58, 34, 2, '#6b4a33'); R(216, 76, 34, 2, '#6b4a33');
  const bookC = ['#c8574a', '#e3a33f', '#4d7bb0', '#6aa36c', '#d9d2c3', '#8a5fa8'];
  for (const sy of [44, 60, 78]) { let bk = 219; while (bk < 246) { const w = 2 + (r() * 2 | 0), h = 10 + (r() * 5 | 0); R(bk, sy + 14 - h + (sy === 78 ? 2 : 0), w, h, bookC[(r() * 6) | 0]); bk += w + (r() < .15 ? 2 : 0); } }
  // chair back, desk, monitor, sticky note, keyboard, mug, plant pot, papers
  R(132, 72, 28, 34, '#3f4f73'); R(133, 71, 26, 1, '#3f4f73'); R(134, 74, 1, 28, '#51648f');
  R(64, 104, 152, 4, '#b8814e'); R(64, 104, 152, 1, '#cf9862'); R(64, 107, 152, 1, '#8e5e36'); R(68, 108, 144, 36, '#9b6b42');
  R(74, 114, 40, 22, '#8e5f39'); R(166, 114, 40, 22, '#8e5f39'); R(90, 124, 8, 2, '#d8b36a'); R(182, 124, 8, 2, '#d8b36a');
  R(84, 66, 40, 26, '#2c3140'); R(86, 68, 36, 21, '#1c2636'); R(102, 92, 4, 10, '#3a4050'); R(96, 102, 16, 2, '#3a4050'); P(104, 90, '#7fd1b9');
  R(118, 63, 6, 6, '#ffe066'); R(119, 65, 4, 1, '#c9a93a');
  R(133, 101, 27, 3, '#dfe2ea'); for (let kx = 134; kx < 159; kx += 2) { P(kx, 101, '#b9bdc9'); P(kx + 1, 102, '#b9bdc9'); }
  R(182, 95, 7, 9, '#e0675a'); R(189, 97, 2, 1, '#e0675a'); R(190, 98, 1, 3, '#e0675a'); R(189, 101, 2, 1, '#e0675a'); R(182, 95, 7, 1, '#f08a7e'); R(183, 95, 5, 1, '#5a3a2a'); R(183, 97, 1, 5, '#ee8a7d');
  R(68, 96, 10, 8, '#c9744f'); R(67, 95, 12, 2, '#b5633f');
  R(196, 101, 14, 3, '#f3efe6'); R(197, 100, 12, 1, '#e4dfd3');
  screenLines = []; for (let i = 0; i < 60; i++) screenLines.push({ w: 6 + (r() * 24 | 0), ind: (r() * 3 | 0) * 3, c: ['#7fd1b9', '#f2c76b', '#9db4ff', '#e08aa0', '#c9d2e2'][(r() * 5) | 0] });
  BG.office = g;
}

let friendStars = [];
function genFriends() {
  g = mk(); const r = rng(11);
  bands(['#0d1130', '#161c46', '#22265a', '#33306a', '#463a70'], 0, 96);
  friendStars = []; for (let i = 0; i < 60; i++) { const s = { x: r() * W | 0, y: r() * 70 | 0, p: r() * 6.28, v: .8 + r() * 2 }; friendStars.push(s); P(s.x, s.y, '#5d5f9a'); }
  disc(214, 22, 6, '#efe2c0'); P(212, 20, '#d8c9a2'); P(216, 24, '#d8c9a2'); P(215, 19, '#d8c9a2');
  for (let xx = 0; xx < W; xx++) { const h = rd(82 + Math.sin(xx * .08) * 3 + Math.sin(xx * .23) * 2); R(xx, h, 1, 20, '#1c2445'); }
  const pine = (px, py, s, col) => { R(px - 1, py - 2, 2, 4, '#140f12'); for (let k = 0; k < 4; k++) { const w = (6 - k * 1.3) * s, yb = py - 2 - k * 5 * s; tri(px - w, yb, px + w, yb, px, yb - 7 * s, col); } };
  [[6, 98, 1.4], [22, 96, 1.1], [38, 97, .9], [232, 98, 1.3], [248, 96, 1.1], [218, 97, .85], [60, 93, .7], [180, 93, .7]].forEach(([a, b, s]) => pine(a, b, s, '#121a2a'));
  bands(['#1f2c22', '#22311f', '#1a2619'], 96, H);
  for (let i = 0; i < 80; i++) P(r() * W, 98 + r() * 44, '#2d4229');
  // log bench
  R(72, 112, 100, 8, '#6e4627'); R(72, 112, 100, 1, '#9a6a3d'); for (let i = 0; i < 14; i++) R(78 + i * 7, 114 + (i % 3), 4, 1, '#57361d');
  ell(72, 116, 3, 4, '#b3814f'); ell(72, 116, 1.5, 2, '#8a5c34'); P(72, 116, '#b3814f');
  BG.friends = g;
}

/* ---------- scenes ---------- */
const scenes = [
  { // Midtown: taxis, honks, steam — Sesame puffs up when a car gets close
    s: { cars: [], spawn: .6, steam: [], steamT: 0, puff: .6, nearS: 0, honks: [] },
    update(dt, t) {
      const S = this.s, rn = Math.random;
      S.spawn -= dt;
      if (S.spawn <= 0) { const dir = rn() < .55 ? 1 : -1; S.cars.push({ x: dir > 0 ? -40 : W + 10, dir, y: dir > 0 ? 135 : 143, v: 120 + rn() * 70, honk: rn() < .65, honked: false }); S.spawn = 1.5 + rn() * 2.4; }
      let near = 0;
      for (const c of S.cars) {
        c.x += c.dir * c.v * dt; const cx = c.x + 15; near = Math.max(near, clamp(1 - Math.abs(cx - 128) / 64, 0, 1));
        if (c.honk && !c.honked && Math.abs(cx - 128) < 40) { c.honked = true; S.honks.push({ x: cx - 8, y: c.y - 22, life: 0 }); }
      }
      S.cars = S.cars.filter(c => c.x > -60 && c.x < W + 60);
      S.nearS += (near - S.nearS) * Math.min(1, dt * 7);
      S.puff += ((.55 + .45 * S.nearS) - S.puff) * Math.min(1, dt * 6);
      S.steamT -= dt; if (S.steamT <= 0) { S.steam.push({ x: 70 + rn() * 6 - 3, y: 139, r: .5, life: 0, ph: rn() * 6 }); S.steamT = .12; }
      for (const p of S.steam) { p.life += dt; p.y -= 11 * dt; p.r += 1.6 * dt; } S.steam = S.steam.filter(p => p.life < 2.6);
      for (const h of S.honks) h.life += dt; S.honks = S.honks.filter(h => h.life < .8);
    },
    draw(t) {
      const S = this.s; g.image(BG.city, 0, 0);
      for (let i = 0; i < cityWins.length; i += 5) { const w = cityWins[i]; if (hash(i * 13 + Math.floor(t * .45 + i * .37)) < .22) R(w[0], w[1], 2, 3, w[2] ? '#3b2f5a' : '#ffcf70'); }
      if (t % 1.6 < .8) P(196, 6, '#ff4a4a');
      // pigeon
      const peck = Math.sin(t * 5) > .6 ? 3 : 0;
      ell(88, 115, 3, 2, '#8a8ca0'); R(85, 114, 2, 1, '#6f7186'); disc(91, 112 + peck, 1.5, '#9a9cb0'); P(92, 112 + peck, '#1c1c26'); P(93, 113 + peck, '#d9a35a'); P(90, 114, '#6fb59a'); P(87, 117, '#d9707a'); P(89, 117, '#d9707a');
      const lift = rd(S.nearS * 2), trem = (S.puff > .78 && (Math.floor(t * 28) & 1)) ? 1 : 0, seed = Math.floor(t * 11);
      const jit = []; for (let i = 0; i < 12; i++) jit.push(hash(seed * 31 + i));
      const h = archCat(124 + trem, 118 - lift, { puff: S.puff, arch: .6 + .4 * S.puff, jit, tb: rd(Math.sin(t * 37) * S.puff * .9), rims: [[0, -1, '#7a68a0']] });
      if (S.nearS > .25) { const bx = h.hx + 6, by = h.hy - 22 - rd(Math.abs(Math.sin(t * 12))); R(bx - 2, by - 2, 8, 14, '#2a2040'); R(bx - 1, by - 1, 6, 12, '#fff8e8'); glyph('!', bx + 1, by, '#e0454f', 2); }
      for (const p of S.steam) { ALPHA = .42 * (1 - p.life / 2.6); disc(p.x + Math.sin(p.life * 2 + p.ph) * 2, p.y, p.r, '#ddd6ea'); } ALPHA = 1;
      for (const c of S.cars.slice().sort((a, b) => a.y - b.y)) taxi(c.x, c.y, c.dir);
      for (const hk of S.honks) { const yy = hk.y - rd(hk.life * 6); pixText('HONK', hk.x + 1, yy + 1, '#2a2040'); pixText('HONK', hk.x, yy, '#fff3a0'); }
    }
  },
  { // Meadow: lying in the grass, a butterfly drifts down onto an ear
    s: { hearts: [], heartT: 1.5 },
    update(dt) {
      const S = this.s; S.heartT -= dt;
      if (S.heartT <= 0) { S.hearts.push({ x: 150 + Math.random() * 6, y: 104, life: 0 }); S.heartT = 2.8; }
      for (const h of S.hearts) h.life += dt; S.hearts = S.hearts.filter(h => h.life < 2.4);
    },
    draw(t) {
      const S = this.s; g.image(BG.nature, 0, 0);
      for (let k = 0; k < 8; k++) { const a = k * Math.PI / 4 + t * .12, r2 = 15 + Math.sin(t * 2 + k) * 2; ln(212 + Math.cos(a) * 13, 26 + Math.sin(a) * 13, 212 + Math.cos(a) * r2, 26 + Math.sin(a) * r2, '#ffe98f'); }
      const cloud = (x, y) => { R(x - 4, y + 1, 22, 3, '#ffffff'); disc(x, y, 3, '#ffffff'); disc(x + 6, y - 2, 4, '#ffffff'); disc(x + 12, y, 3, '#ffffff'); R(x - 3, y + 4, 20, 1, '#dcedf6'); };
      [[0, 18, 2.2], [110, 36, 1.4], [190, 12, 1.8]].forEach(([x0, y, v]) => cloud(((x0 + t * v) % (W + 44)) - 22, y));
      for (let k = 0; k < 5; k++) P(36 + ((t * 6 + k * 7) % 32), 121 + (k % 2) * 2, '#d4f4fb');
      const wind = Math.sin(t * .6) * .8;
      const cyc = t % 13, w = ss(7, 8.6, cyc) - ss(11, 12.4, cyc);
      const breath = (Math.sin(t * 1.5) + 1) / 2;
      for (const b of meadowBlades) { if (b.y >= 124) break; const sw = rd(Math.sin(t * 1.7 + b.x * .08) * b.h * .25 + wind); ln(b.x, b.y, b.x + sw, b.y - b.h, b.c); }
      const look = ss(8.8, 9.3, cyc) - ss(10.2, 10.7, cyc) > .5;
      const h = lieCat(136, 124, { breath, tailWave: rd(Math.sin(t * .9) * 2), earTwitch: (w > .95 && Math.sin(t * 9) > .7) ? 1 : 0, eyes: look ? ['content', 'open'] : 'content', blush: true, mouth: '#7d72a0', rims: [[0, -1, '#6c6690'], [1, 0, '#4d4868']] });
      const px = 150 + Math.sin(t * .7) * 58 + Math.sin(t * 1.3) * 14, py = 78 + Math.sin(t * 1.1) * 12 + Math.cos(t * 2.3) * 4;
      const bx = lerp(px, h.hx + 4, w), by = lerp(py, h.hy - 12, w);
      butterfly(bx, by, w > .97 ? Math.sin(t * 3) > .3 : Math.sin(t * 22) > 0, '#f28fb4', '#f7c6d9');
      butterfly(90 + Math.sin(t * .9 + 2) * 40, 70 + Math.sin(t * 1.7) * 10, Math.sin(t * 20 + 1) > 0, '#ffd84f', '#fff0a8');
      for (const b of meadowBlades) { if (b.y < 124) continue; const sw = rd(Math.sin(t * 1.7 + b.x * .08) * b.h * .25 + wind); ln(b.x, b.y, b.x + sw, b.y - b.h, b.c); }
      for (const f of meadowFlowers) { const sw = rd(Math.sin(t * 1.5 + f.x * .1) * 1.5 + wind); ln(f.x, f.y, f.x + sw, f.y - f.h, '#4f9a50'); disc(f.x + sw, f.y - f.h, 1, f.c); P(f.x + sw, f.y - f.h, '#f7b733'); }
      for (const hr of S.hearts) { ALPHA = 1 - hr.life / 2.4; glyph('heart', hr.x + rd(Math.sin(hr.life * 3) * 2), hr.y - rd(hr.life * 10), '#f07a9a'); } ALPHA = 1;
    }
  },
  { // Office: glasses on, typing, then a slow blink
    s: {}, update() { },
    draw(t) {
      g.image(BG.office, 0, 0);
      // clouds drifting behind the upper window panes, clipped to x 15..69
      const Rc = (x, y, w, h, c) => { x = rd(x); const a = Math.max(x, 15), b = Math.min(x + w, 69); if (b > a) R(a, y, b - a, h, c); };
      for (let k = 0; k < 3; k++) { const x = ((t * 3 + k * 31) % 84) - 12 + 15; Rc(x, 19 + k * 5, 10, 2, '#ffffff'); Rc(x + 2, 18 + k * 5, 5, 1, '#ffffff'); }
      R(41, 15, 2, 22, '#ece6da');
      const ma = t * Math.PI * 2 / 60 - Math.PI / 2, ha = t * Math.PI * 2 / 720 - Math.PI / 2 + 1.2;
      ln(132, 30, 132 + Math.cos(ma) * 5, 30 + Math.sin(ma) * 5, '#3b3f4a'); ln(132, 30, 132 + Math.cos(ha) * 3.4, 30 + Math.sin(ha) * 3.4, '#c8574a'); P(132, 30, '#3b3f4a');
      const cyc = t % 7, typing = cyc < 4.2, round = Math.floor(t / 7);
      const typed = (round * 4.2 + Math.min(cyc, 4.2)) * 2.4, n = Math.floor(typed), frac = typed - n;
      for (let j = 0; j < 6; j++) {
        const idx = n - 5 + j; if (idx < 0) continue; const L = screenLines[idx % screenLines.length]; let w = L.w; if (j === 5) w = Math.max(1, rd(L.w * frac));
        R(88 + L.ind, 70 + j * 3, Math.min(w, 32 - L.ind), 1, L.c); if (j === 5 && (typing || t % 1 < .5)) R(88 + L.ind + Math.min(w, 32 - L.ind) + 1, 69 + j * 3, 1, 2, '#ffffff');
      }
      for (let k = 0; k < 5; k++) { const a = -Math.PI / 2 + (k - 2) * .45 + Math.sin(t * 1.2 + k) * .06, L = 7 + (k % 2) * 3; const ex = 73 + Math.cos(a) * L, ey = 95 + Math.sin(a) * L; ln(73, 95, ex, ey, '#4f9a62'); disc(ex, ey, 1, k % 2 ? '#6cb877' : '#58a86a'); }
      const k = Math.floor(t * 9) & 1;
      const look = typing ? -1 : 0, blink = (cyc > 4.95 && cyc < 5.35) || (cyc > 2.1 && cyc < 2.22);
      const gl = cyc > 5.7 && cyc < 6.1 ? (cyc - 5.7) / .4 : null;
      sitCat(146, 104, {
        headDX: typing ? -1 : 0, lookX: look, eyes: typing ? 'half' : 'open', blink, glasses: true, reflect: typing && k, glint: gl,
        paws: typing ? [k ? -1 : 0, k ? 0 : -1] : [0, 0], pawY: 101, tailWave: rd(Math.sin(t * .8) * 1.5), tailCurl: 1, rims: [[0, -1, '#5d5b78']]
      });
      for (let i = 0; i < 4; i++) { const ph = (t * .45 + i / 4) % 1; ALPHA = .6 * (1 - ph); P(185 + rd(Math.sin(ph * 7 + i) * 1.5), 93 - rd(ph * 14), '#ffffff'); } ALPHA = 1;
      if (cyc > 4.2 && cyc < 5.6) { const p = (cyc - 4.2) / 1.4; ALPHA = 1 - ss(.7, 1, p); glyph('check', 100, 56 - rd(ss(0, .4, p) * 5), '#4fbf7a', 2); ALPHA = 1; }
    }
  },
  { // Campfire: dog on ukulele, bunny toasting a marshmallow, bird keeping time
    s: { notes: [], noteT: 0, sparks: [], sparkT: 0, hearts: [] },
    update(dt) {
      const S = this.s, rn = Math.random;
      S.noteT -= dt; if (S.noteT <= 0) { S.notes.push({ x: 100 + rn() * 6, y: 96, life: 0, c: ['#f4d35e', '#f28fb4', '#9db4ff'][(rn() * 3) | 0] }); S.noteT = .75; }
      for (const n of S.notes) n.life += dt; S.notes = S.notes.filter(n => n.life < 2.6);
      S.sparkT -= dt; if (S.sparkT <= 0) { S.sparks.push({ x: 202 + rn() * 8 - 4, y: 110, vx: (rn() - .5) * 8, vy: -18 - rn() * 16, life: 0 }); S.sparkT = .09; }
      for (const p of S.sparks) { p.life += dt; p.x += p.vx * dt + Math.sin(p.life * 6) * .15; p.y += p.vy * dt; } S.sparks = S.sparks.filter(p => p.life < 1.6);
    },
    draw(t) {
      const S = this.s; g.image(BG.friends, 0, 0);
      for (const s of friendStars) if (Math.sin(t * s.v + s.p) > .55) P(s.x, s.y, '#fff6d8');
      const fl = .85 + .15 * Math.sin(t * 9) * Math.sin(t * 5.3);
      g.tint(255, .42 * fl * 255); g.image(fireGlow, 202 - 90, 124 - 40); g.noTint();
      for (let k = 0; k < 9; k++) {
        if (Math.sin(t * 2 + k * 1.3) < .2) continue;
        const fx = 24 + (k * 29) % 210 + Math.sin(t * .6 + k) * 10, fy = 60 + (k * 17) % 34 + Math.sin(t * .9 + k * 2) * 6;
        ALPHA = .35; R(fx - 1, fy - 1, 3, 3, '#eaff8a'); ALPHA = 1; P(fx, fy, '#f4ffc0');
      }
      const beat = t * Math.PI * 1.6, sway = rd(Math.sin(beat) * 1.4);
      const d = dog(96, 114, { wag: Math.sin(t * 14), strum: Math.floor(t * 3.2) & 1, bob: Math.abs(Math.sin(beat)) > .7 ? 1 : 0, happy: true });
      const ph = (t % 2.6) / 2.6, hop = ph < .16 ? -Math.sin(ph / .16 * Math.PI) * 5 : 0;
      bird(d.hx + 1, d.hy - 6 + rd(hop));
      if (ph < .16) glyph('note', d.hx + 5, d.hy - 14 - rd(ph * 30), '#9db4ff');
      sitCat(126, 114, { sway, eyes: 'happy', blush: true, tailWave: rd(Math.sin(t * 1.6) * 2), tailCurl: 2, mouth: '#c08070', rims: [[1, 0, '#b0603e'], [0, -1, '#4b4a7a']] });
      // marshmallow browns over a 12 s cycle, then the bunny is very pleased
      const m = (t % 12) / 12; let mal = null;
      if (m < .82) { const st = ['#fbf6ee', '#f1d08a', '#c98b3e', '#7a4520'], f = m / .82 * 3, i = Math.min(2, Math.floor(f)); mal = mixHex(st[i], st[i + 1], f - i); }
      else if (S.hearts.length === 0 || S.hearts[S.hearts.length - 1].cycle !== Math.floor(t / 12)) S.hearts.push({ cycle: Math.floor(t / 12), t0: t });
      bunny(156, 114, { earFlop: Math.sin(beat) > 0 ? 1 : 0, happy: m > .82, mallow: mal });
      S.hearts = S.hearts.filter(h => t - h.t0 < 2);
      for (const h of S.hearts) { const a = t - h.t0; ALPHA = 1 - a / 2; glyph('heart', 154, 92 - rd(a * 10), '#f07a9a'); } ALPHA = 1;
      fire(202, 124, t);
      for (const p of S.sparks) { ALPHA = 1 - p.life / 1.6; P(p.x, p.y, p.life < .5 ? '#fff0a0' : '#ff9a48'); } ALPHA = 1;
      for (const n of S.notes) { ALPHA = Math.min(1, (2.6 - n.life) * 1.5); glyph('note', n.x - n.life * 8 + rd(Math.sin(n.life * 3) * 3), n.y - rd(n.life * 14), n.c); } ALPHA = 1;
    }
  }
];

const INFO = [
  { name: 'Midtown', mood: 'On edge', line: 'Rush hour on a Manhattan sidewalk. Every taxi that passes gets taken personally.', ears: 'Pinned flat', tail: 'Bottle-brush, straight up', eyes: 'Wide, pinpoint pupils', fur: 'Standing on end (piloerection)' },
  { name: 'Meadow', mood: 'At ease', line: 'Belly to the sun in the tall grass. A butterfly may land on an ear. That is allowed.', ears: 'Soft, tipped forward', tail: 'Loose, a lazy flick', eyes: 'Closed, one peeks for butterflies', fur: 'Smooth and sun-warm' },
  { name: 'Office', mood: 'Composed', line: 'Glasses on, paws on the keys. Tasks get done, then a slow blink at you.', ears: 'Upright, attentive', tail: 'Still, tip curled', eyes: 'Half-lidded behind the lenses', fur: 'Sleek' },
  { name: 'Campfire', mood: 'Happy', line: 'Night out with the crew: a dog on ukulele, a bunny on marshmallow duty, a bird keeping time.', ears: 'Forward, relaxed', tail: 'Up, with a hook at the tip', eyes: 'Happy squint', fur: 'Smooth, lit by the fire' },
];

/* ---------- page UI (p5 DOM) ---------- */
const CSS = `
body{margin:0;background:#15111d;color:#f1eaf6;font:15px/1.55 system-ui,-apple-system,"Segoe UI",sans-serif}
.wrap{max-width:1072px;margin:0 auto;padding:24px 16px 40px;display:grid;gap:18px}
.head h1{font:700 44px/1 ui-monospace,Menlo,monospace;margin:0}.head h1 span{color:#f4d35e}
.head p{margin:6px 0 0;color:#a597bd}
.cabinet{background:#0b0910;padding:10px;box-shadow:0 0 0 4px #3a2f4f}
.screen{display:flex;justify-content:center;background:#000}
.screen canvas{display:block;image-rendering:pixelated;image-rendering:crisp-edges}
.cap{display:flex;flex-wrap:wrap;gap:4px 16px;align-items:baseline;padding:12px 4px 2px}
.cap h2{font:500 22px ui-monospace,Menlo,monospace;margin:0;color:#f4d35e}.cap p{margin:0;flex:1 1 320px}
.below{display:grid;grid-template-columns:minmax(0,1.25fr) minmax(0,1fr);gap:18px;align-items:start}
@media (max-width:760px){.below{grid-template-columns:minmax(0,1fr)}}
.tabs{display:grid;grid-template-columns:repeat(2,minmax(0,1fr));gap:10px}
.tab{appearance:none;border:0;cursor:pointer;text-align:left;color:#f1eaf6;background:#211a2d;padding:12px 14px;font:inherit;box-shadow:inset 0 0 0 2px #3a2f4f}
.tab b{display:block;font:500 17px ui-monospace,Menlo,monospace}.tab small{color:#a597bd}
.tab[aria-selected="true"]{box-shadow:inset 0 0 0 2px #f4d35e}
.tab:focus-visible,.tour button:focus-visible{outline:3px solid #f4d35e;outline-offset:3px}
.readout{background:#211a2d;box-shadow:inset 0 0 0 2px #3a2f4f;padding:14px 16px;display:grid;gap:10px}
.readout dl{margin:0;display:grid;grid-template-columns:auto minmax(0,1fr);gap:6px 16px}
.readout dt{font:12px ui-monospace,Menlo,monospace;color:#a597bd;padding-top:2px}.readout dd{margin:0}
.tour{display:flex;align-items:center;gap:12px;border-top:2px solid #3a2f4f;padding-top:10px}
.tour button{appearance:none;border:0;cursor:pointer;font:12px ui-monospace,Menlo,monospace;color:#15111d;background:#f4d35e;padding:6px 10px}
.tour button[aria-pressed="false"]{background:#15111d;color:#f1eaf6;box-shadow:inset 0 0 0 2px #3a2f4f}
.segs{display:flex;gap:3px;flex:1}.segs i{flex:1;height:8px;background:#3a2f4f}.segs i.on{background:#e89aa8}
.hint{font-size:13px;color:#a597bd;margin:0}
`;
const SEGN = 9;
const ui = {};
let cnv;

function buildUI() {
  createElement('style', CSS);
  const wrap = createDiv().addClass('wrap');
  createDiv('<h1>Sesame<span>.</span></h1><p>A small black cat whose fur tells you exactly how it feels about where it is.</p>').addClass('head').parent(wrap);
  const cab = createDiv().addClass('cabinet').parent(wrap);
  ui.screen = createDiv().addClass('screen').parent(cab);
  cnv.parent(ui.screen);
  const cap = createDiv().addClass('cap').attribute('aria-live', 'polite').parent(cab);
  ui.name = createElement('h2').parent(cap);
  ui.line = createP().parent(cap);
  const below = createDiv().addClass('below').parent(wrap);
  const tabs = createDiv().addClass('tabs').attribute('role', 'tablist').parent(below);
  ui.tabs = INFO.map((s, i) => {
    const b = createButton(`<b>${i + 1} · ${s.name}</b><small>${s.mood}</small>`).addClass('tab').attribute('role', 'tab').parent(tabs);
    b.mousePressed(() => go(i));
    return b;
  });
  const ro = createDiv().addClass('readout').parent(below);
  const dl = createElement('dl').parent(ro);
  for (const k of ['ears', 'tail', 'eyes', 'fur']) {
    createElement('dt', k[0].toUpperCase() + k.slice(1)).parent(dl);
    ui[k] = createElement('dd').parent(dl);
  }
  const tourRow = createDiv().addClass('tour').parent(ro);
  ui.tourBtn = createButton('Tour on').parent(tourRow);
  ui.tourBtn.mousePressed(() => { tour = !tour; sceneStart = now; setUI(); });
  const segs = createDiv().addClass('segs').parent(tourRow);
  ui.segs = []; for (let i = 0; i < SEGN; i++) ui.segs.push(createElement('i').parent(segs));
  createP('Keys 1–4 or ←/→ switch scenes. Space pauses the tour.').addClass('hint').parent(ro);
}

let cur = 0, prev = -1, trans = 1, sceneStart = 0, tour = !RM, now = 0, segOn = -1;
function setUI() {
  const s = INFO[cur];
  ui.name.html(s.name); ui.line.html(s.line);
  ui.ears.html(s.ears); ui.tail.html(s.tail); ui.eyes.html(s.eyes); ui.fur.html(s.fur);
  ui.tabs.forEach((b, i) => b.attribute('aria-selected', i === cur ? 'true' : 'false'));
  ui.tourBtn.attribute('aria-pressed', tour ? 'true' : 'false'); ui.tourBtn.html(tour ? 'Tour on' : 'Tour off');
}
function go(i) {
  i = (i + INFO.length) % INFO.length; if (i === cur) return;
  prev = cur; cur = i; trans = RM ? 1 : 0; sceneStart = now; setUI();
}
// Integer upscale when there's room; otherwise fit the width
function fitCanvas() {
  if (!ui.screen) return; // resize can fire before setup() has built the page
  const avail = ui.screen.elt.clientWidth;
  const s = Math.min(Math.floor(avail / W), Math.max(1, Math.floor((windowHeight - 160) / H)));
  if (s >= 2) { cnv.style('width', W * s + 'px'); cnv.style('height', H * s + 'px'); }
  else { cnv.style('width', '100%'); cnv.style('height', 'auto'); }
}

/* ---------- p5 lifecycle ---------- */
function setup() {
  pixelDensity(1);
  cnv = createCanvas(W, H);
  noSmooth();
  frameRate(60);
  buildUI();
  genCity(); genNature(); genOffice(); genFriends();
  fireGlow = glowE(90, 40, '#ff9a48', 1.6);
  bufA = mk(); bufB = mk();
  THR = new Float32Array(W * H);
  for (let y = 0; y < H; y++) for (let x = 0; x < W; x++) THR[y * W + x] = bay(x >> 2, y >> 2) * .55 + (x / W) * .45;
  setUI(); fitCanvas();
}

function draw() {
  now = millis() / 1000;
  const dt = Math.min(.05, deltaTime / 1000), t = now;
  scenes[cur].update(dt, t); if (trans < 1 && prev >= 0) scenes[prev].update(dt, t);
  if (tour && now - sceneStart > DWELL) go(cur + 1);

  if (trans < 1 && prev >= 0) {
    // pixel dissolve: Bayer threshold (4×4 blocks) plus a left-to-right sweep
    trans = Math.min(1, trans + dt / TRANS_DUR);
    g = bufA; scenes[prev].draw(t);
    g = bufB; scenes[cur].draw(t);
    const p = ss(0, 1, trans);
    bufA.loadPixels(); bufB.loadPixels();
    const a = bufA.pixels, b = bufB.pixels;
    for (let i = 0; i < W * H; i++) if (p > THR[i]) { const j = i * 4; a[j] = b[j]; a[j + 1] = b[j + 1]; a[j + 2] = b[j + 2]; }
    bufA.updatePixels();
    image(bufA, 0, 0);
  } else {
    g = bufB; scenes[cur].draw(t);
    image(bufB, 0, 0);
  }

  const fillN = tour ? Math.floor(clamp((now - sceneStart) / DWELL, 0, 1) * SEGN) : 0;
  if (fillN !== segOn) { segOn = fillN; ui.segs.forEach((el, i) => i < fillN ? el.addClass('on') : el.removeClass('on')); }
}

function keyPressed() {
  if (key >= '1' && key <= '4') { go(+key - 1); return false; }
  if (keyCode === RIGHT_ARROW) { go(cur + 1); return false; }
  if (keyCode === LEFT_ARROW) { go(cur - 1); return false; }
  if (key === ' ' && document.activeElement.tagName !== 'BUTTON') { tour = !tour; sceneStart = now; setUI(); return false; }
}

function windowResized() { fitCanvas(); }
